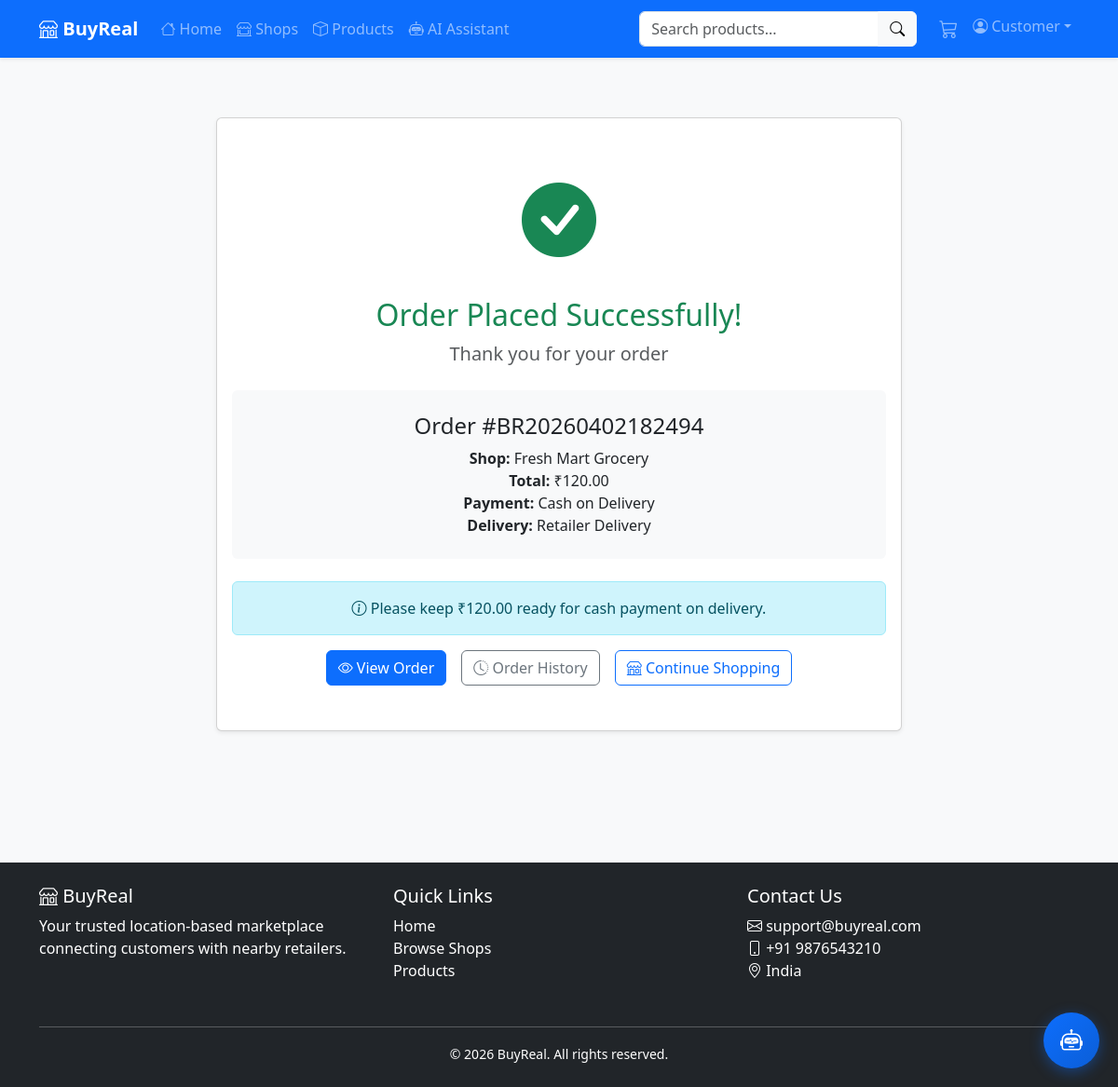
Screenshot of /orders/confirmation/1/ (signed in) with the database file from the repository.
### users/models.py (models this page shows, shortened)
class CustomUser(AbstractUser):
    ROLE_CHOICES = (
        ('customer', 'Customer'),
        ('retailer', 'Retailer'),
    )
    role = models.CharField(max_length=10, choices=ROLE_CHOICES, default='customer')
    phone = models.CharField(validators=[phone_regex], max_length=17, blank=True, null=True)
    address = models.TextField(blank=True, null=True)
    city = models.CharField(max_length=100, blank=True, null=True)
    state = models.CharField(max_length=100, blank=True, null=True)
    pincode = models.CharField(max_length=10, blank=True, null=True)
    latitude = models.DecimalField(max_digits=9, decimal_places=6, blank=True, null=True)
    longitude = models.DecimalField(max_digits=9, decimal_places=6, blank=True, null=True)
    profile_picture = models.ImageField(upload_to='profile_pics/', blank=True, null=True)
    created_at = models.DateTimeField(auto_now_add=True)
    updated_at = models.DateTimeField(auto_now=True)
    class Meta:
        verbose_name = 'User'
        verbose_name_plural = 'Users'

### orders/models.py (models this page shows, shortened)
class Order(models.Model):
    STATUS_CHOICES = (
        ('pending', 'Pending'),
        ('confirmed', 'Confirmed'),
        ('processing', 'Processing'),
        ('shipped', 'Shipped'),
        ('out_for_delivery', 'Out for Delivery'),
        ('delivered', 'Delivered'),
        ('cancelled', 'Cancelled'),
        ('refunded', 'Refunded'),
    )
    PAYMENT_METHOD_CHOICES = (
        ('cod', 'Cash on Delivery'),
        ('upi', 'UPI'),
        ('card', 'Credit/Debit Card'),
        ('wallet', 'Wallet'),
    )
    PAYMENT_STATUS_CHOICES = (
        ('pending', 'Pending'),
        ('paid', 'Paid'),
        ('failed', 'Failed'),
        ('refunded', 'Refunded'),
    )
    DELIVERY_TYPE_CHOICES = (
        ('retailer', 'Retailer Delivery'),
        ('partner', 'Delivery Partner'),
        ('pickup', 'Self Pickup'),
    )
    order_number = models.CharField(max_length=20, unique=True)
    customer = models.ForeignKey(
        settings.AUTH_USER_MODEL,
        on_delete=models.CASCADE,
        related_name='orders'
    )
    shop = models.ForeignKey(
        Shop,
        on_delete=models.CASCADE,
        related_name='orders'
    )
    status = models.CharField(max_length=20, choices=STATUS_CHOICES, default='pending')
    payment_method = models.CharField(max_length=10, choices=PAYMENT_METHOD_CHOICES)
    payment_status = models.CharField(
        max_length=10,
        choices=PAYMENT_STATUS_CHOICES,
        default='pending'
    )
    transaction_id = models.CharField(max_length=100, blank=True, null=True)
    delivery_type = models.CharField(max_length=10, choices=DELIVERY_TYPE_CHOICES)
    delivery_address = models.TextField()
    delivery_city = models.CharField(max_length=100)
    delivery_state = models.CharField(max_length=100)
    delivery_pincode = models.CharField(max_length=10)
    delivery_phone = models.CharField(max_length=17)
    subtotal = models.DecimalField(max_digits=10, decimal_places=2)
    delivery_charge = models.DecimalField(max_digits=10, decimal_places=2, default=0)
    discount = models.DecimalField(max_digits=10, decimal_places=2, default=0)
    tax = models.DecimalField(max_digits=10, decimal_places=2, default=0)
    total = models.DecimalField(max_digits=10, decimal_places=2)
    customer_note = models.TextField(blank=True, null=True)
    retailer_note = models.TextField(blank=True, null=True)
    created_at = models.DateTimeField(auto_now_add=True)
    updated_at = models.DateTimeField(auto_now=True)
    confirmed_at = models.DateTimeField(null=True, blank=True)
    shipped_at = models.DateTimeField(null=True, blank=True)
    delivered_at = models.DateTimeField(null=True, blank=True)
    class Meta:
        ordering = ['-created_at']

### shops/models.py (models this page shows, shortened)
class Shop(models.Model):
    STATUS_CHOICES = (
        ('pending', 'Pending Approval'),
        ('approved', 'Approved'),
        ('rejected', 'Rejected'),
        ('suspended', 'Suspended'),
    )
    owner = models.OneToOneField(
        settings.AUTH_USER_MODEL,
        on_delete=models.CASCADE,
        related_name='shop'
    )
    name = models.CharField(max_length=200)
    description = models.TextField()
    category = models.ForeignKey(
        Category,
        on_delete=models.SET_NULL,
        null=True,
        blank=True,
        related_name='shops'
    )
    email = models.EmailField()
    phone = models.CharField(max_length=17)
    address = models.TextField()
    city = models.CharField(max_length=100)
    state = models.CharField(max_length=100)
    pincode = models.CharField(max_length=10)
    latitude = models.DecimalField(
        max_digits=9,
        decimal_places=6,
        blank=True,
        null=True,
        validators=[MinValueValidator(-90), MaxValueValidator(90)]
    )
    longitude = models.DecimalField(
        max_digits=9,
        decimal_places=6,
        blank=True,
        null=True,
        validators=[MinValueValidator(-180), MaxValueValidator(180)]
    )
    image = models.ImageField(upload_to='shop_images/', blank=True, null=True)
    gst_number = models.CharField(max_length=20, blank=True, null=True)
    status = models.CharField(max_length=15, choices=STATUS_CHOICES, default='pending')
    rejection_reason = models.TextField(blank=True, null=True)
    offers_delivery = models.BooleanField(default=True)
    delivery_radius = models.PositiveIntegerField(
        default=10,
        help_text="Delivery radius in kilometers"
    )
    minimum_order = models.DecimalField(
        max_digits=10,
        decimal_places=2,
        default=0,
        help_text="Minimum order amount for delivery"
    )
    rating = models.DecimalField(max_digits=3, decimal_places=2, default=0)
    total_reviews = models.PositiveIntegerField(default=0)
    created_at = models.DateTimeField(auto_now_add=True)
    updated_at = models.DateTimeField(auto_now=True)
    class Meta:
        ordering = ['-created_at']

### orders/views.py (the view)
# urls.py: path('confirmation/<int:order_id>/', views.order_confirmation, name='order_confirmation'),
@login_required
def order_confirmation(request, order_id):
    order = get_object_or_404(Order, id=order_id, customer=request.user)
    return render(request, 'orders/order_confirmation.html', {'order': order})

### orders/context_processors.py (called while the page is built)
def cart_count(request):
    count = 0
    if request.user.is_authenticated:
        try:
            if hasattr(request.user, 'role') and request.user.role == 'customer':
                if hasattr(request.user, 'cart'):
                    count = request.user.cart.total_items
        except Exception:
            count = 0
    return {'cart_count': count}

### orders/models.py (called while the page is built)
    @property
    def total_items(self):
        return sum(item.quantity for item in self.items.all())

### templates/orders/order_confirmation.html (shortened to what this page needs)
{% extends 'base.html' %}
{% block content %}
<div class="container py-5">
    <div class="row justify-content-center">
        <div class="col-md-8">
            <div class="card shadow-sm text-center">
                <div class="card-body py-5">
                    <div class="mb-4">
                        <i class="bi bi-check-circle-fill text-success" style="font-size: 5rem;"></i>
                    </div>
                    <h2 class="text-success">Order Placed Successfully!</h2>
                    <p class="lead text-muted">Thank you for your order</p>
                    <div class="bg-light rounded p-4 my-4">
                        <h4>Order #{{ order.order_number }}</h4>
                        <p class="mb-0">
                            <strong>Shop:</strong> {{ order.shop.name }}<br>
                            <strong>Total:</strong> ₹{{ order.total }}<br>
                            <strong>Payment:</strong> {{ order.get_payment_method_display }}<br>
                            <strong>Delivery:</strong> {{ order.get_delivery_type_display }}
                        </p>
                    </div>
                    {% if order.payment_method == 'cod' %}
                        <div class="alert alert-info">
                            <i class="bi bi-info-circle"></i>
                            Please keep ₹{{ order.total }} ready for cash payment on delivery.
                        </div>
                    {% else %}
                        <div class="alert alert-success">
                            <i class="bi bi-check-circle"></i>
                            Payment successful! Transaction ID: {{ order.transaction_id }}
                        </div>
                    {% endif %}
                    <div class="d-flex justify-content-center gap-3">
                        <a href="{% url 'orders:order_detail' order.id %}" class="btn btn-primary">
                            <i class="bi bi-eye"></i> View Order
                        </a>
                        <a href="{% url 'orders:order_history' %}" class="btn btn-outline-secondary">
                            <i class="bi bi-clock-history"></i> Order History
                        </a>
                        <a href="{% url 'shops:shop_list' %}" class="btn btn-outline-primary">
                            <i class="bi bi-shop"></i> Continue Shopping
                        </a>
                    </div>
                </div>
            </div>
        </div>
    </div>
</div>
{% endblock %}

### templates/navbar.html (shortened to what this page needs)
{% load static %}
<nav class="navbar navbar-expand-lg navbar-dark bg-primary shadow-sm sticky-top">
    <div class="container">
        <a class="navbar-brand fw-bold" href="{% url 'home' %}">
            <i class="bi bi-shop"></i> BuyReal
        </a>
        <div class="collapse navbar-collapse" id="navbarNav">
            <ul class="navbar-nav me-auto mb-2 mb-lg-0">
                <li class="nav-item">
                    <a class="nav-link" href="{% url 'home' %}">
                        <i class="bi bi-house"></i> Home
                    </a>
                </li>
                <li class="nav-item">
                    <a class="nav-link" href="{% url 'shops:shop_list' %}">
                        <i class="bi bi-shop-window"></i> Shops
                    </a>
                </li>
                <li class="nav-item">
                    <a class="nav-link" href="{% url 'products:product_list' %}">
                        <i class="bi bi-box"></i> Products
                    </a>
                </li>
                {% if user.is_authenticated %}
                <li class="nav-item">
                    <a class="nav-link" href="{% url 'ai_services:chatbot_page' %}">
                        <i class="bi bi-robot"></i> AI Assistant
                    </a>
                </li>
                {% endif %}
            </ul>
            <form class="d-flex me-3 position-relative" action="{% url 'products:product_list' %}" method="GET" id="searchForm">
                <div class="input-group">
                    <input class="form-control" type="search" name="search" id="searchInput" placeholder="Search products..." aria-label="Search" value="{{ request.GET.search }}" autocomplete="off">
                    <button class="btn btn-light" type="submit">
                        <i class="bi bi-search"></i>
                    </button>
                </div>
            </form>
            <ul class="navbar-nav">
                {% if user.is_authenticated %}
                    {% if user.role == 'customer' %}
                        <li class="nav-item">
                            <a class="nav-link position-relative" href="{% url 'orders:cart' %}">
                                <i class="bi bi-cart3 fs-5"></i>
                            </a>
                        </li>
                    {% endif %}
                    <li class="nav-item dropdown">
                        <a class="nav-link dropdown-toggle d-flex align-items-center" href="#" id="userDropdown" role="button" data-bs-toggle="dropdown" aria-expanded="false">
                            <i class="bi bi-person-circle me-1"></i>
                            <span class="d-none d-md-inline">{{ user.first_name|default:user.username }}</span>
                        </a>
                    </li>
                {% endif %}
            </ul>
        </div>
    </div>
</nav>

### static/css/style.css (style rules this page uses)
:root { --primary-color: #0d6efd; --secondary-color: #6c757d; --success-color: #198754; --warning-color: #ffc107; --danger-color: #dc3545; --dark-color: #212529; --light-color: #f8f9fa; }
body { font-family: 'Segoe UI', Tahoma, Geneva, Verdana, sans-serif; background-color: #f8f9fa; }
.card { transition: transform 0.3s ease, box-shadow 0.3s ease; }

### rows the page displays
CustomUser: first_name "Customer"
Order: order_number "BR20260402182494", shop.name "Fresh Mart Grocery", total "120.00", payment_method "Cash on Delivery", delivery_type "Retailer Delivery"
